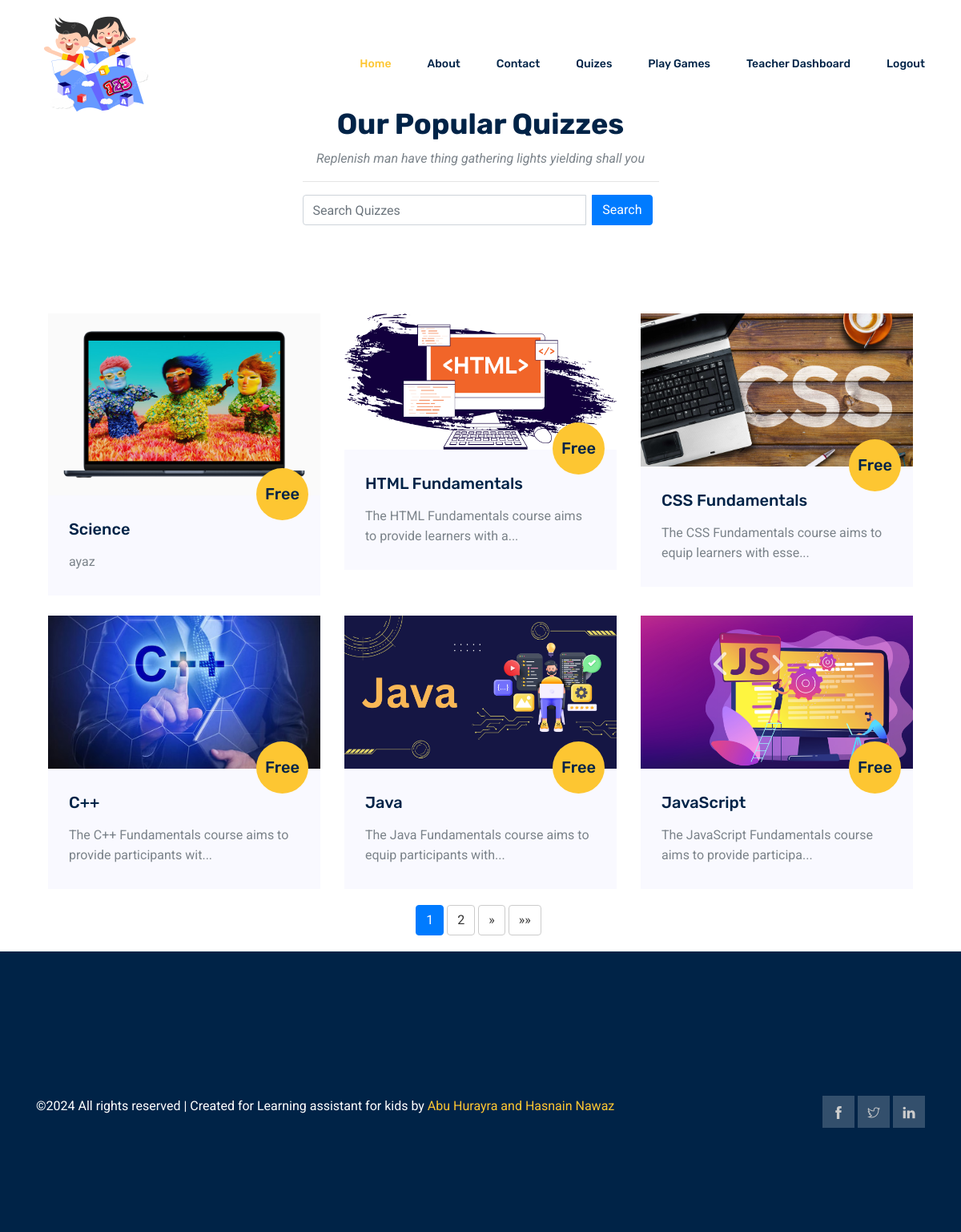
Page /quizes/ (signed in) on the committed database.
### myapp/models.py (models this page shows, shortened)
class Quizes(models.Model):
    quiz_name = models.CharField(max_length=100, unique=True, null=True, blank=True)
    image = models.ImageField(upload_to='questions/', default='questions/default.webp')
    objectives = models.TextField()
    eligibility = models.TextField()
    total_score = models.IntegerField(default=0)
    obtained_score = models.IntegerField(default=0)
    is_popular = models.BooleanField(default=False)
    is_challenging = models.BooleanField(default=False)
    start_time = models.DateTimeField(default=timezone.now)
    completed = models.BooleanField(default=False)
    end_time = models.DateTimeField(default=timezone.now)
    slug = models.SlugField(max_length=100, null=True, blank=True, unique=True)

### myapp/views.py (the view)
# urls.py: path('quizes/', views.quizes, name='quizes'),
@login_required(login_url='login')
def quizes(request):
    question_obj = Quizes.objects.filter(completed=False).order_by('-id').distinct()
    if request.method == "POST":
        search = request.POST.get('search')
        if search:
            question_obj = Quizes.objects.filter(quiz_name__icontains=search)
    try:
        paginated_quiz = Paginator(question_obj, 6)
        page = request.GET.get('page')
        questions = paginated_quiz.get_page(page)
    except PageNotAnInteger:
        questions = paginated_quiz.page(1)
    except EmptyPage:
        questions = paginated_quiz.page(paginated_quiz.num_pages)
    context = {
        'questions': questions
    }
    return render(request, 'quizes.html', context)

### myapp/templates/quizes.html (shortened to what this page needs)
{% extends 'base.html' %}
{% load static %}
{% block content %}
<div class="popular_quizzes section_gap_top">
  <div class="container">
    <div class="row justify-content-center">
      <div class="col-lg-5">
        <div class="main_title">
          <h2 class="mt-10">Our Popular Quizzes</h2>
          <p>Replenish man have thing gathering lights yielding shall you</p>
          <hr>
          <form method="POST" action="{% url 'quizes' %}">
          <div class="row justify-content-center mb-4">
            <div class="col-lg-12">
              <div class="input-group">
                <input type="text" name="search" class="form-control" placeholder="Search Quizzes">
                <div class="input-group-append">
                  <button class="btn btn-primary mx-2" type="submit">Search</button>
                </div>
              </div>
            </div>
          </div>
          </form>
        </div>
      </div>
    </div>
    <div class="container">
      <div class="row">
          {% if questions %}
              {% for item in questions %}
              <div class="col-lg-4 col-md-6" style="margin-top: -50px;">
                  <div class="single_course">
                    <br>
                    <br>
                    <br>
                      <div class="course_head">
                          <a href="{% url 'quizes-details' item.slug %}">
                              <img class="img-fluid" src="{{ item.image.url }}" alt="{{ item.quiz_name }}" />
                          </a>
                      </div>
                      <div class="course_content">
                          <h4 class="mb-3">
                              <a href="{% url 'quizes-details' item.slug %}">{{ item.quiz_name }}</a>
                          </h4>
                          <p>{{ item.objectives|slice:":60" }}{% if item.objectives|length > 60 %}...{% endif %}</p>
                          <span class="price">Free</span>
                      </div>
                  </div>
              </div>
              {% endfor %}
          {% else %}
              <div class="col-lg-12 text-center">
                  <p>No results found.</p>
              </div>
          {% endif %}
      </div>
    </div>
  </div>
  {% include 'pagination.html' %}
</div>
{% endblock %}

### myapp/templates/base.html (shortened to what this page needs)
<!DOCTYPE html>
<html lang="en">
<head>
    {% load static %}
    <link rel="stylesheet" href="{% static 'asset/css/bootstrap.css' %}" />
    <link rel="stylesheet" href="{% static 'asset/css/flaticon.css' %}" />
    <link rel="stylesheet" href="{% static 'asset/css/themify-icons.css' %}" />
    <link rel="stylesheet" href="{% static 'asset/vendors/owl-carousel/owl.carousel.min.css' %}" />
    <link rel="stylesheet" href="{% static 'asset/vendors/nice-select/css/nice-select.css' %}" />
    <link rel="stylesheet" href="{% static 'asset/css/style.css' %}" />
    <link rel="stylesheet" href="https://cdnjs.cloudflare.com/ajax/libs/animate.css/4.1.1/animate.min.css">
</head>
<body>
    <header class="header_area">
        <div class="main_menu">
            <nav class="navbar navbar-expand-lg navbar-light">
                <div class="container">
                    <a class="navbar-brand logo_h" href="{% url 'home' %}">
                        <img src="{% static 'asset/img/auth.png' %}" alt="Logo" style="width: 150px; height: auto;"/>
                    </a>
                    <div class="collapse navbar-collapse offset" id="navbarSupportedContent">
                        <ul class="nav navbar-nav menu_nav ml-auto">
                            <li class="nav-item active">
                                <a class="nav-link" href="{% url 'home' %}">Home</a>
                            </li>
                            <li class="nav-item">
                                <a class="nav-link" href="{% url 'about_us' %}">About</a>
                            </li>
                            <li class="nav-item">
                                <a class="nav-link" href="{% url 'contact' %}">Contact</a>
                            </li>
                            <li class="nav-item">
                                <a class="nav-link" href="{% url 'quizes' %}">Quizes</a>
                            </li>
                            <li class="nav-item">
                                <a class="nav-link" href="{% url 'games' %}">Play Games</a>
                            </li>
                            {% if user.is_authenticated %}
                            {% if user.is_staff %}
                            <li class="nav-item">
                                <a class="nav-link" href="{% url 'teacher-dashboard' %}">Teacher Dashboard</a>
                            </li>
                            {% else %}
                            <li class="nav-item">
                                <a class="nav-link" href="{% url 'lms' %}">LMS</a>
                            </li>
                            {% endif %}
                            {% endif %}
                            {% if request.user.is_authenticated %}
                            <li class="nav-item">
                                <a class="nav-link" href="{% url 'logout' %}">Logout</a>
                            </li>
                            {% else %}
                            <li class="nav-item">
                                <a class="nav-link" href="{% url 'login' %}">Login/Signup</a>
                            </li>
                            {% endif %}
                        </ul>
                    </div>
                </div>
            </nav>
        </div>
    </header>
    {% block content %}
    {% endblock %}
    <footer class="footer-area section_gap">
        <div class="container">
            <div class="row footer-bottom d-flex justify-content-between">
                <p class="col-lg-8 col-sm-12 footer-text m-0 text-white">
                    &copy;<script>document.write(new Date().getFullYear());</script>
                    All rights reserved | Created for Learning assistant for kids by
                    <a href="#" target="_blank"> Abu Hurayra and Hasnain Nawaz </a>
                </p>
                <div class="col-lg-4 col-sm-12 footer-social">
                    <a href="#"><i class="ti-facebook"></i></a>
                    <a href="#"><i class="ti-twitter"></i></a>
                    <a href="#"><i class="ti-linkedin"></i></a>
                </div>
            </div>
        </div>
    </footer>
</body>
</html>

### myapp/templates/pagination.html (shortened to what this page needs)
<nav aria-label="Page navigation example">
    <ul class="pagination justify-content-center">
        {% for i in questions.paginator.page_range %}
            <li class="page-item {% if questions.number == i %}active{% endif %}">
                <a class="page-link" href="?page={{ i }}">{{ i }}</a>
            </li>
        {% endfor %}
        {% if questions.has_next %}
            <li class="page-item">
                <a class="page-link" href="?page={{ questions.next_page_number }}" aria-label="Next">
                    <span aria-hidden="true">&raquo;</span>
                </a>
            </li>
            <li class="page-item">
                <a class="page-link" href="?page={{ questions.paginator.num_pages }}" aria-label="Last">
                    <span aria-hidden="true">&raquo;&raquo;</span>
                </a>
            </li>
        {% endif %}
    </ul>
</nav>

### myapp/templates/pagination.html (style rules this page uses)
.pagination { margin: 20px 0; }
.pagination .page-item { display: inline-block; margin-right: 5px; }
.pagination .page-item a { color: #333; text-decoration: none; padding: 8px 12px; border: 1px solid #ccc; border-radius: 4px; transition: background-color 0.3s ease; }
.pagination .page-item.active a { background-color: #007bff; color: #fff; border-color: #007bff; }

### rows in the picture
Quizes: image (picture), quiz_name "Science", objectives "ayaz"
Quizes: image (picture), quiz_name "HTML Fundamentals", objectives "The HTML Fundamentals course aims to provide learners with a"
Quizes: image (picture), quiz_name "CSS Fundamentals", objectives "The CSS Fundamentals course aims to equip learners with esse"
Quizes: image (picture), quiz_name "C++", objectives "The C++ Fundamentals course aims to provide participants wit"
Quizes: image (picture), quiz_name "Java", objectives "The Java Fundamentals course aims to equip participants with"
Quizes: image (picture), quiz_name "JavaScript", objectives "The JavaScript Fundamentals course aims to provide participa"

### other values in the picture
{{ i }} "1" "2"
